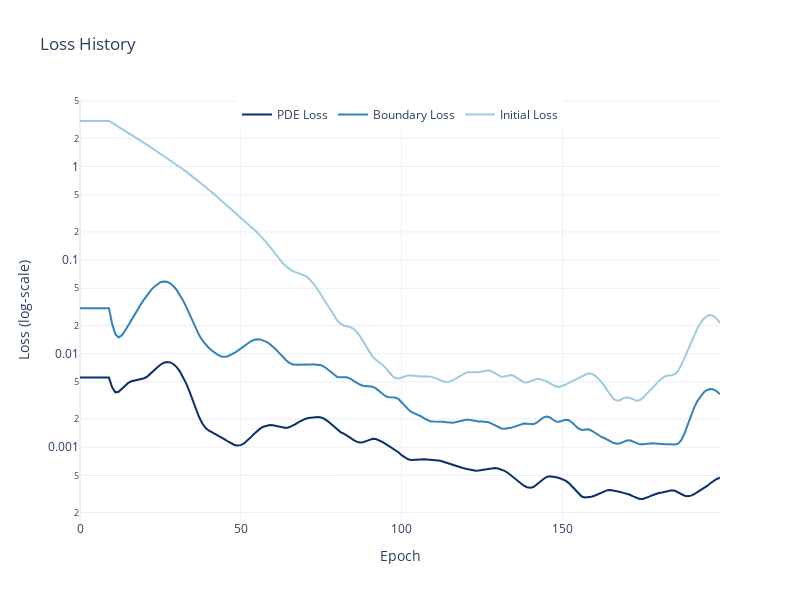

Notebook code cell kept with this figure:
### Code cell
state = trainer.closure.get_state()
plot_loss(state, smooth=True, smooth_window=10)

### Figure 1 — Plotly figure (JSON) as saved in the notebook; plotly's stock layout.template omitted (floating-point values rounded to 4 significant figures; data arrays with more than 128 entries replaced by an {"elided": "..."} marker saying what was removed)
{"data": [{"line": {"color": "#08306B"}, "mode": "lines", "name": "PDE Loss", "type": "scatter", "x": {"elided": "200 int values"}, "y": {"elided": "200 float values"}}, {"line": {"color": "#3182BD"}, "mode": "lines", "name": "Boundary Loss", "type": "scatter", "x": {"elided": "200 int values"}, "y": {"elided": "200 float values"}}, {"line": {"color": "#9ECAE1"}, "mode": "lines", "name": "Initial Loss", "type": "scatter", "x": {"elided": "200 int values"}, "y": {"elided": "200 float values"}}], "layout": {"height": 600, "legend": {"orientation": "h", "x": 0.5, "xanchor": "center", "y": 1, "yanchor": "top"}, "title": {"text": "Loss History"}, "width": 800, "xaxis": {"title": {"text": "Epoch"}}, "yaxis": {"title": {"text": "Loss (log‑scale)"}, "type": "log"}}}
